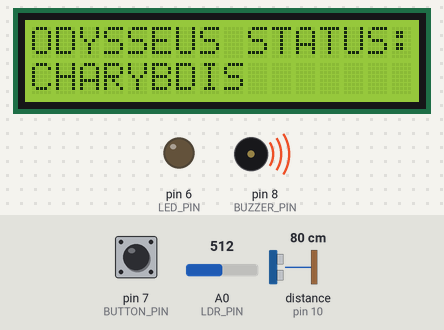
This sketch was run on a simulated Arduino Uno, built with avr-gcc and run on an emulated ATmega328P. Parts: 16×2 character LCD, output pins drawn as LEDs (lit = HIGH), buzzer (waves = sounding). Wiring (inferred from the names in the program): ultrasonic range finder: trigger pin 9; echo pin 10. Dashed ring = blinking. Inputs (shaded band) come from the test bench; at power-on: distance to the obstacle (sensor on pin 10) 80 cm, A0 (LDR_PIN) = 512, pin 7 (BUTTON_PIN) HIGH. The echo pulse lasts 58.3 µs per cm; pins used as bus, display or sensor lines are not drawn.

Above: at 1.2 s.
1.3 s: distance to the obstacle (sensor on pin 10) set to 97 cm
2.8 s: distance to the obstacle (sensor on pin 10) set to 104 cm
At 3.3 s:
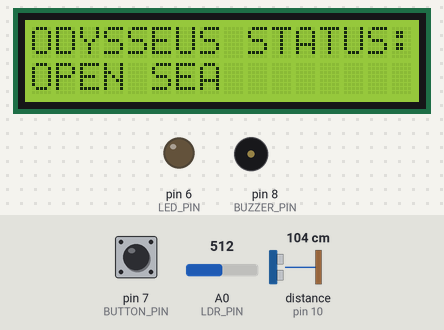
4.3 s: A0 (LDR_PIN) set to 493
At 4.97 s:
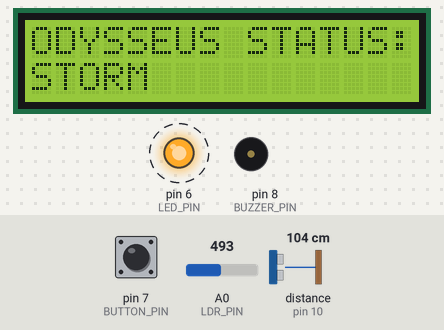
6.6 s: pin 7 (BUTTON_PIN) pulled LOW for 0.15 s
At 7.2 s:
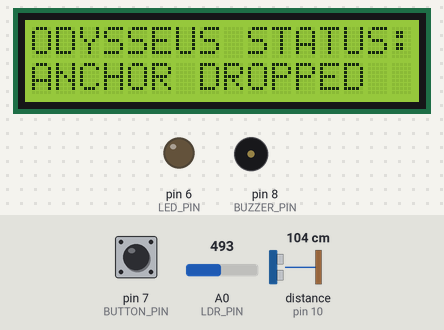
8.2 s: pin 7 (BUTTON_PIN) pulled LOW for 1 s
At 8.4 s:
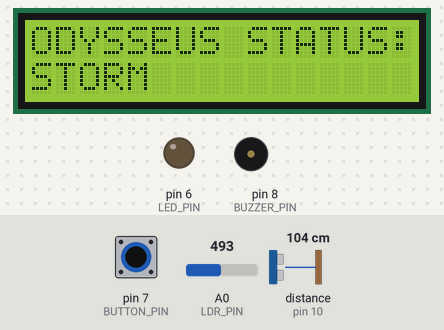
9.8 s: pin 7 (BUTTON_PIN) pulled LOW for 3.2 s
At 11.3 s:
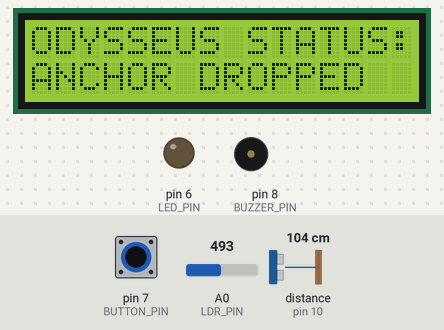
Timing chart, 0 to 12.8 s (numbered marks = the images above; inputs shaded):
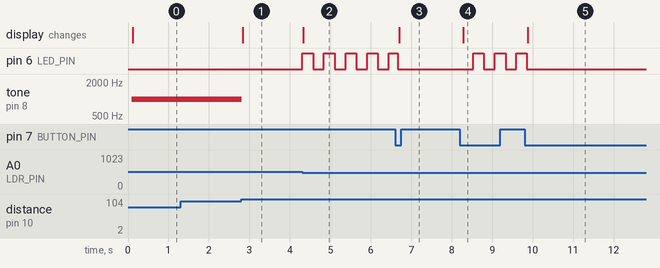

The sketch:

Task2.ino
```cpp
#include <Adafruit_LiquidCrystal.h>

/*
 * SEDS BPHC - Avionics Induction Task 2: Keeping Watch Over Odysseus
 * Name: Sanjay D
 * ID Number: 2025AAPS0288H
 */


// Tinkercad's native I2C LCD initialization (0 = standard I2C communication)
Adafruit_LiquidCrystal lcd(0);

// Pin Definitions matching your schematic
const int BUTTON_PIN = 7;
const int TRIG_PIN   = 9;
const int ECHO_PIN   = 10;
const int LDR_PIN    = A0;
const int LED_PIN    = 6;
const int BUZZER_PIN = 8;

// Thresholds
const int LIGHT_THRESHOLD = 512;           // Below half = Storm[cite: 1]
const float DISTANCE_THRESHOLD = 100.0;    // Distance < 100cm = Charybdis[cite: 1]
const unsigned long DANGER_LIMIT_MS = 5000; // 5s continuous danger = Wrecked[cite: 1]

enum State {
  OPEN_SEA,
  ANCHOR_DROPPED,
  STORM,
  CHARYBDIS,
  WRECKED
};

State currentState = OPEN_SEA;
State previousState = OPEN_SEA;

bool anchorDropped = false;
bool lastButtonState = HIGH;
unsigned long dangerStartTime = 0;
unsigned long lastBlinkTime = 0;
bool ledState = LOW;

float getDistanceCM() {
  digitalWrite(TRIG_PIN, LOW);
  delayMicroseconds(2);
  digitalWrite(TRIG_PIN, HIGH);
  delayMicroseconds(10);
  digitalWrite(TRIG_PIN, LOW);

  long duration = pulseIn(ECHO_PIN, HIGH, 30000);
  if (duration == 0) return 999.0;
  return duration * 0.0343 / 2.0;
}

void printState(const char* stateText) {
  lcd.clear();
  lcd.setCursor(0, 0);
  lcd.print("ODYSSEUS STATUS:");
  lcd.setCursor(0, 1);
  lcd.print(stateText);
}

void setup() {
  pinMode(BUTTON_PIN, INPUT_PULLUP);
  pinMode(TRIG_PIN, OUTPUT);
  pinMode(ECHO_PIN, INPUT);
  pinMode(LED_PIN, OUTPUT);
  pinMode(BUZZER_PIN, OUTPUT);

  // Initialize Native Tinkercad LCD
  lcd.begin(16, 2);
  lcd.setBacklight(1);
  printState("OPEN SEA");
}

void loop() {
  // If WRECKED, lock permanently[cite: 1]
  if (currentState == WRECKED) {
    digitalWrite(LED_PIN, LOW);
    noTone(BUZZER_PIN);
    return;
  }

  // 1. Button Handling (Debounced Toggle)
  bool currentButton = digitalRead(BUTTON_PIN);
  if (lastButtonState == HIGH && currentButton == LOW) {
    delay(40);
    if (digitalRead(BUTTON_PIN) == LOW) {
      anchorDropped = !anchorDropped;
      if (anchorDropped) {
        currentState = ANCHOR_DROPPED;
        dangerStartTime = 0;
      } else {
        currentState = OPEN_SEA;
      }
    }
  }
  lastButtonState = currentButton;

  // 2. Read Sensors
  int lightLevel = analogRead(LDR_PIN);
  float distance = getDistanceCM();

  bool isStorm = (lightLevel < LIGHT_THRESHOLD);
  bool isCharybdis = (distance < DISTANCE_THRESHOLD);

  // 3. State Machine Logic[cite: 1]
  if (!anchorDropped) {
    if (currentState == OPEN_SEA) {
      if (isStorm) {
        currentState = STORM;
        dangerStartTime = millis();
      } else if (isCharybdis) {
        currentState = CHARYBDIS;
        dangerStartTime = millis();
      }
    }
    else if (currentState == STORM) {
      if (!isStorm) {
        currentState = OPEN_SEA;
        dangerStartTime = 0;
      } else if (millis() - dangerStartTime >= DANGER_LIMIT_MS) {
        currentState = WRECKED;
      }
    }
    else if (currentState == CHARYBDIS) {
      if (!isCharybdis) {
        currentState = OPEN_SEA;
        dangerStartTime = 0;
      } else if (millis() - dangerStartTime >= DANGER_LIMIT_MS) {
        currentState = WRECKED;
      }
    }
  }

  // 4. Actuators
  if (currentState == STORM) {
    if (millis() - lastBlinkTime >= 250) {
      lastBlinkTime = millis();
      ledState = !ledState;
      digitalWrite(LED_PIN, ledState);
    }
    noTone(BUZZER_PIN);
  } else if (currentState == CHARYBDIS) {
    tone(BUZZER_PIN, 1000);
    digitalWrite(LED_PIN, LOW);
  } else {
    digitalWrite(LED_PIN, LOW);
    noTone(BUZZER_PIN);
  }

  // 5. Update Screen Display on State Change
  if (currentState != previousState) {
    switch (currentState) {
      case OPEN_SEA:       printState("OPEN SEA"); break;
      case ANCHOR_DROPPED: printState("ANCHOR DROPPED"); break;
      case STORM:          printState("STORM"); break;
      case CHARYBDIS:      printState("CHARYBDIS"); break;
      case WRECKED:        printState("WRECKED"); break;
    }
    previousState = currentState;
  }

  delay(20);
}
```

Measured:
- the behaviour switches between 100 and 101 cm on distance to the obstacle (sensor on pin 10) (found by bisection; images 0 and 1)
- the behaviour switches between 512 and 511 on A0 (LDR_PIN) (found by bisection; images 1 and 2)
- after the input at 1.3 s, every drawn part: stays the same
- after the input at 2.8 s, tone on pin 8 (BUZZER_PIN): 1000 Hz → silent at once; the display: changes at once (image 1)
- after the input at 4.3 s, pin 6 (LED_PIN): alternates HIGH for 0.27 s and LOW for 0.27 s, starting at once; the display: changes at once (image 2)
- after the input at 6.6 s, the display: changes after 0.10 s (image 3)
- after the input at 8.2 s, pin 6 (LED_PIN): alternates HIGH for 0.27 s and LOW for 0.27 s, starting after 0.33 s; the display: changes after 0.09 s (image 4)
- after the input at 9.8 s, pin 6 (LED_PIN): goes on until 9.8 s, then stays LOW; the display: changes after 0.08 s (image 5)
